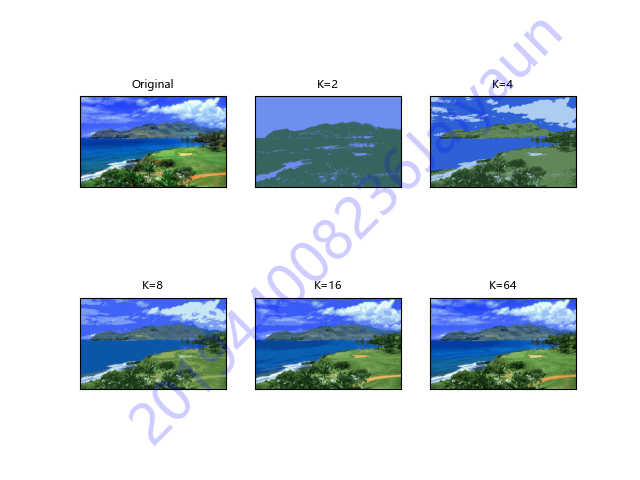

Python code for this plot:
# -*- coding: UTF-8 -*-
"""
@author:Jaiyaun
@software: PyCharm
@file:task4a.py
@time:2021/11/24
"""

import cv2
import numpy as np
import matplotlib.pyplot as plt
import watermark

img = cv2.imread('natrescene.jpg', cv2.IMREAD_COLOR)

# 二维图像转换成一维
data = img.reshape((-1, 3))
data = np.float32(data)

# 定义中心
criteria = (cv2.TERM_CRITERIA_EPS + cv2.TERM_CRITERIA_MAX_ITER, 10, 1.0)

# 设置标签
flags = cv2.KMEANS_RANDOM_CENTERS

# K-Means聚类，2、4、8、16、64
compactness, lables2, centers2 = cv2.kmeans(data, 2, None, criteria, 10, flags)
compactness, lables4, centers4 = cv2.kmeans(data, 4, None, criteria, 10, flags)
compactness, lables8, centers8 = cv2.kmeans(data, 8, None, criteria, 10, flags)
compactness, lables16, centers16 = cv2.kmeans(data, 16, None, criteria, 10, flags)
compactness, lables64, centers64 = cv2.kmeans(data, 64, None, criteria, 10, flags)

# 一维图像转换回二维
centers2 = np.uint8(centers2)
res = centers2[lables2.flatten()]
dst2 = res.reshape(img.shape)

centers4 = np.uint8(centers4)
res = centers4[lables4.flatten()]
dst4 = res.reshape(img.shape)

centers8 = np.uint8(centers8)
res = centers8[lables8.flatten()]
dst8 = res.reshape(img.shape)

centers16 = np.uint8(centers16)
res = centers16[lables16.flatten()]
dst16 = res.reshape(img.shape)

centers64 = np.uint8(centers64)
res = centers64[lables64.flatten()]
dst64 = res.reshape(img.shape)

titles = ['Original', 'K=2', 'K=4', 'K=8', 'K=16', 'K=64']
images = [img, dst2, dst4, dst8, dst16, dst64]

for i in range(6):
    plt.subplot(2, 3, i + 1)
    if len(images[i].shape) < 3:
        plt.imshow(images[i], 'gray')
    else:
        plt.imshow(images[i][..., ::-1])
    plt.title(titles[i], fontsize=8)
    plt.xticks([])
    plt.yticks([])

# 保存图片
# watermark.addwatermark(plt, '201944008236Jaiyaun')
watermark.savefig(plt, 'task4a.png', '201944008236Jaiyaun')
plt.show()
